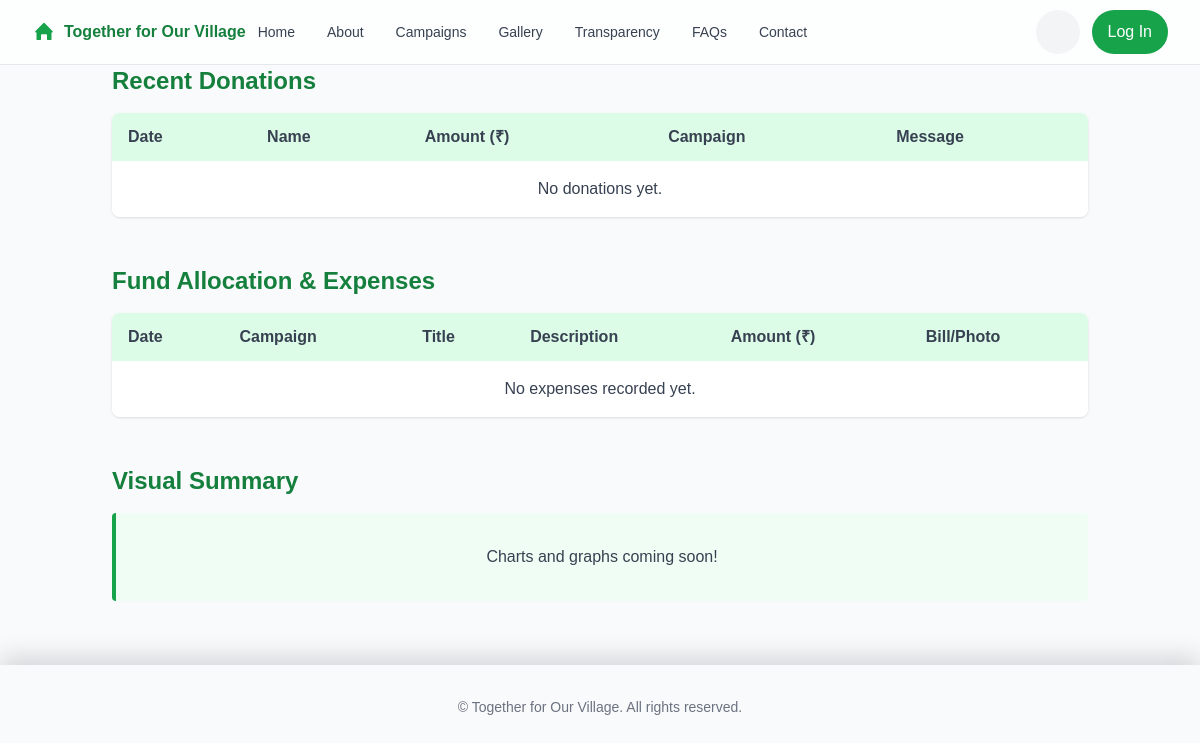
The app's page /fund-usage/, older data.
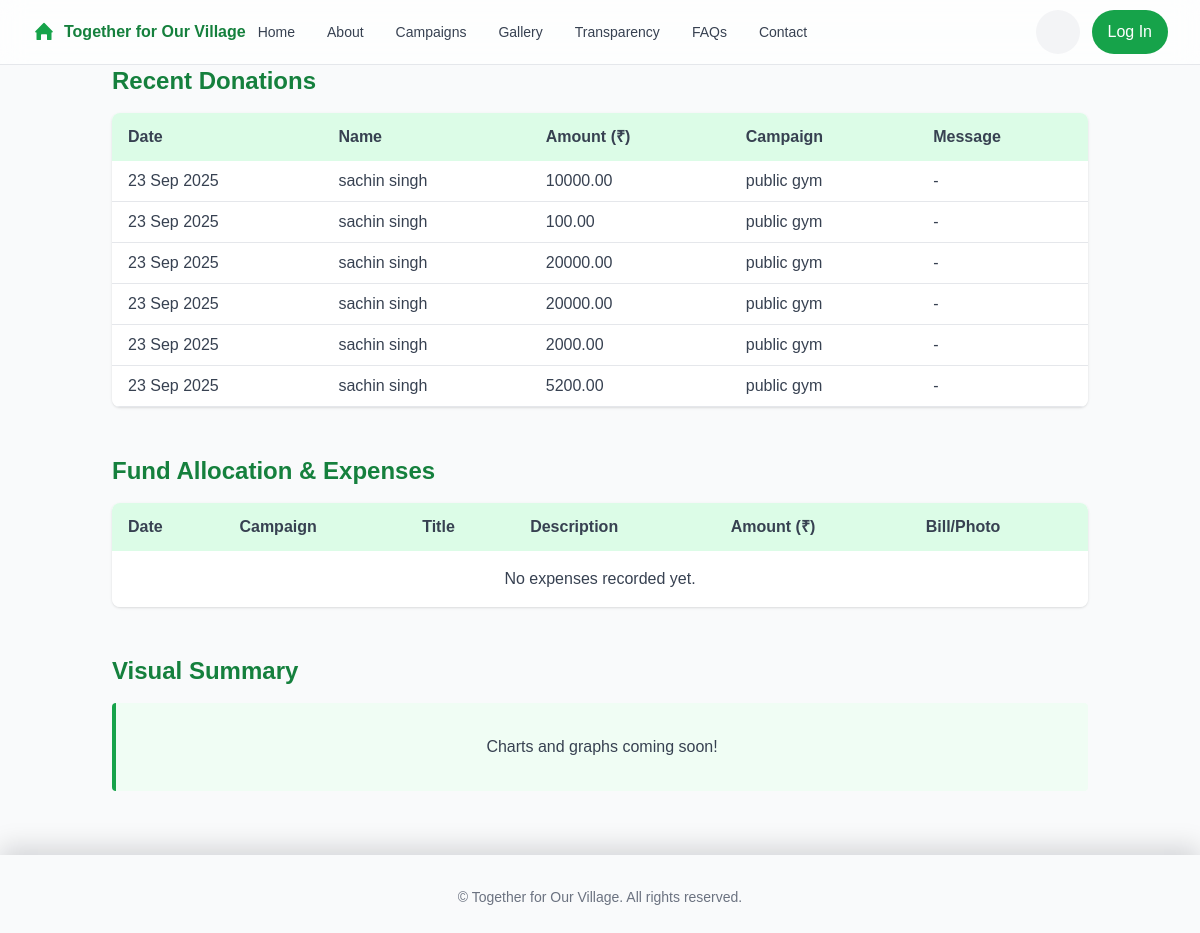
The same page, newer data.
### features/models.py (models this page shows, shortened)
class Donation(models.Model):
    PAYMENT_METHODS = [
        ("CASH", "Cash"),
        ("UPI", "UPI"),
        ("BANK_TRANSFER", "Bank Transfer"),
    ]
    STATUS_CHOICES = [
        ("PENDING", "Pending"),
        ("COMPLETED", "Completed"),
        ("FAILED", "Failed"),
    ]
    donor = models.ForeignKey(settings.AUTH_USER_MODEL, on_delete=models.CASCADE)
    campaign = models.ForeignKey(Campaign, on_delete=models.CASCADE)
    amount = models.DecimalField(max_digits=10, decimal_places=2)
    payment_method = models.CharField(max_length=20, choices=PAYMENT_METHODS)
    transaction_id = models.CharField(max_length=100, blank=True, null=True)
    status = models.CharField(max_length=20, choices=STATUS_CHOICES, default="PENDING")
    donation_date = models.DateTimeField(auto_now_add=True)
    anonymous = models.BooleanField(default=False)
    message = models.TextField(blank=True, null=True)

class Campaign(models.Model):
    title = models.CharField(max_length=200)
    description = models.TextField()
    target_amount = models.DecimalField(max_digits=10, decimal_places=2)
    collected_amount = models.DecimalField(max_digits=10, decimal_places=2, default=0)
    start_date = models.DateField()
    end_date = models.DateField()
    is_active = models.BooleanField(default=True)
    created_at = models.DateTimeField(auto_now_add=True)
    image = models.ImageField(upload_to="campaign_images/", null=True, blank=True)

### accounts/models.py (models this page shows, shortened)
class CustomUser(AbstractUser):
    username = None
    email = models.EmailField(unique=True)
    full_name = models.CharField(max_length=255)
    is_active = models.BooleanField(default=False)
    failed_login_attempts = models.IntegerField(default=0)
    last_failed_login = models.DateTimeField(null=True, blank=True)
    USERNAME_FIELD = "email"
    REQUIRED_FIELDS = ["full_name"]
    objects = CustomUserManager()

### features/views.py (the view)
# urls.py: path("fund-usage/", views.fund_usage, name="fund_usage"),
def fund_usage(request):
    donations = Donation.objects.filter(status="COMPLETED").order_by("-donation_date")[
        :50
    ]
    expenses = Expense.objects.all().order_by("-date")[:50]
    return render(
        request,
        "features/fund_usage.html",
        {"donations": donations, "expenses": expenses},
    )

### features/templates/features/fund_usage.html (shortened to what this page needs)
{% extends 'features/base.html' %}
{% block content %}
<div class="container mx-auto px-6 mb-12">
    <h2 class="text-2xl font-bold text-green-700 mb-4">Recent Donations</h2>
    <div class="overflow-x-auto rounded-lg shadow">
        <table class="min-w-full bg-white text-left text-gray-700">
            <thead class="bg-green-100">
                <tr>
                    <th class="py-3 px-4">Date</th>
                    <th class="py-3 px-4">Name</th>
                    <th class="py-3 px-4">Amount (₹)</th>
                    <th class="py-3 px-4">Campaign</th>
                    <th class="py-3 px-4">Message</th>
                </tr>
            </thead>
            <tbody>
                {% for donation in donations %}
                <tr class="border-b">
                    <td class="py-2 px-4">{{ donation.donation_date|date:"d M Y" }}</td>
                    <td class="py-2 px-4">{{ donation.donor.full_name }}</td>
                    <td class="py-2 px-4">{{ donation.amount }}</td>
                    <td class="py-2 px-4">{{ donation.campaign.title }}</td>
                    <td class="py-2 px-4">{{ donation.message|default:"-" }}</td>
                </tr>
                {% empty %}
                <tr>
                    <td colspan="5" class="text-center py-4">No donations yet.</td>
                </tr>
                {% endfor %}
            </tbody>
        </table>
    </div>
</div>
<div class="container mx-auto px-6 mb-12">
    <h2 class="text-2xl font-bold text-green-700 mb-4">Fund Allocation & Expenses</h2>
    <div class="overflow-x-auto rounded-lg shadow">
        <table class="min-w-full bg-white text-left text-gray-700">
            <thead class="bg-green-100">
                <tr>
                    <th class="py-3 px-4">Date</th>
                    <th class="py-3 px-4">Campaign</th>
                    <th class="py-3 px-4">Title</th>
                    <th class="py-3 px-4">Description</th>
                    <th class="py-3 px-4">Amount (₹)</th>
                    <th class="py-3 px-4">Bill/Photo</th>
                </tr>
            </thead>
            <tbody>
                {% for expense in expenses %}
                <tr class="border-b">
                    <td class="py-2 px-4">{{ expense.date|date:"d M Y" }}</td>
                    <td class="py-2 px-4">{{ expense.campaign.title }}</td>
                    <td class="py-2 px-4">{{ expense.title }}</td>
                    <td class="py-2 px-4">{{ expense.description|truncatewords:10 }}</td>
                    <td class="py-2 px-4">{{ expense.amount }}</td>
                    <td class="py-2 px-4">
                        {% if expense.receipt %}
                        <a href="{{ expense.receipt.url }}" target="_blank" class="text-green-700 underline">View</a>
                        {% else %}
                        -
                        {% endif %}
                    </td>
                </tr>
                {% empty %}
                <tr>
                    <td colspan="6" class="text-center py-4">No expenses recorded yet.</td>
                </tr>
                {% endfor %}
            </tbody>
        </table>
    </div>
</div>
<div class="container mx-auto px-6">
    <h2 class="text-2xl font-bold text-green-700 mb-4">Visual Summary</h2>
    <div class="bg-green-50 border-l-4 border-green-600 p-8 rounded text-center text-gray-700">
        <p>Charts and graphs coming soon!</p>
    </div>
</div>
{% endblock %}

Row changes from the older to the newer data that the page shows:
added Donation: donation_date "23 Sep 2025", donor.full_name "sachin singh", amount "10000.00", campaign "public gym", message "-"
added Donation: donation_date "23 Sep 2025", donor.full_name "sachin singh", amount "100.00", campaign "public gym", message "-"
added Donation: donation_date "23 Sep 2025", donor.full_name "sachin singh", amount "20000.00", campaign "public gym", message "-"
added Donation: donation_date "23 Sep 2025", donor.full_name "sachin singh", amount "20000.00", campaign "public gym", message "-"
added Donation: donation_date "23 Sep 2025", donor.full_name "sachin singh", amount "2000.00", campaign "public gym", message "-"
added Donation: donation_date "23 Sep 2025", donor.full_name "sachin singh", amount "5200.00", campaign "public gym", message "-"
Text that changed along with them:
text no longer shown: "No donations yet."
